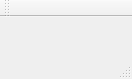
<?xml version="1.0" encoding="UTF-8"?>
<ui version="4.0">
 <class>MainWindow</class>
 <widget class="QMainWindow" name="MainWindow">
  <property name="geometry">
   <rect>
    <x>0</x>
    <y>0</y>
    <width>132</width>
    <height>79</height>
   </rect>
  </property>
  <property name="windowTitle">
   <string>MainWindow</string>
  </property>
  <widget class="QWidget" name="centralWidget"/>
  <widget class="QMenuBar" name="menuBar">
   <property name="geometry">
    <rect>
     <x>0</x>
     <y>0</y>
     <width>132</width>
     <height>27</height>
    </rect>
   </property>
  </widget>
  <widget class="QToolBar" name="mainToolBar">
   <attribute name="toolBarArea">
    <enum>TopToolBarArea</enum>
   </attribute>
   <attribute name="toolBarBreak">
    <bool>false</bool>
   </attribute>
  </widget>
  <widget class="QStatusBar" name="statusBar"/>
 </widget>
 <layoutdefault spacing="6" margin="11"/>
 <resources/>
 <connections/>
</ui>
